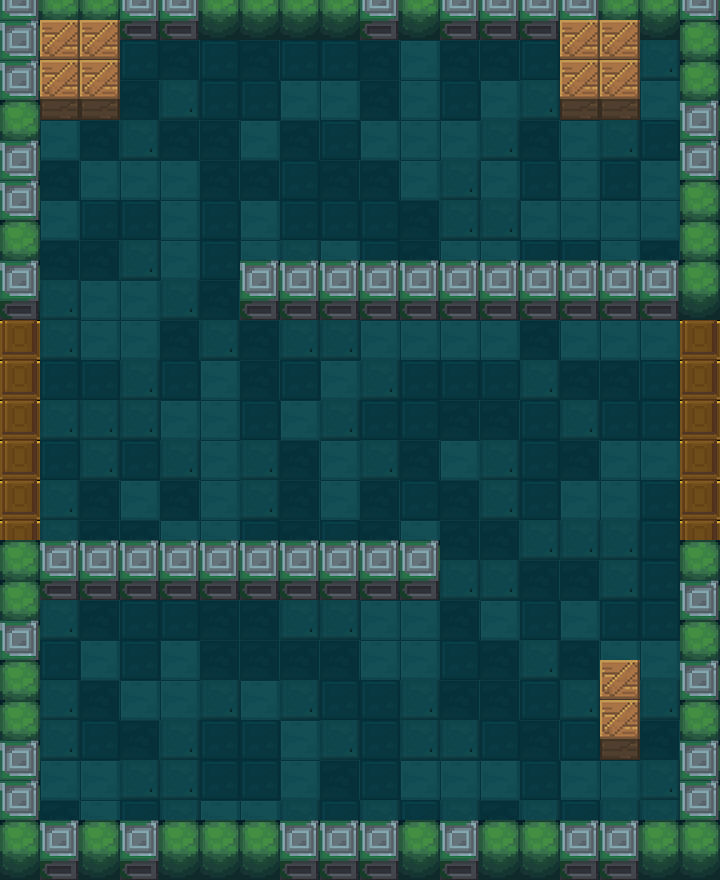

This is a level from a 2D game, rendered from its Tiled map with the project's own tilesets. A one-line summary and the map file follow, with tile-layer data summarised:
An orthogonal 18x22 tile map with 40x40 px tiles, 5 tile layers (floor, exit, roomVerge, barrier, ...), 1 hidden layer not drawn, 5 tilesets.

<map version="1.0" orientation="orthogonal" renderorder="right-down" width="18" height="22" tilewidth="40" tileheight="40">
 <tileset firstgid="1" name="floor" tilewidth="40" tileheight="40">
  <image source="floors.png" width="160" height="40" />
 </tileset>
 <tileset firstgid="5" name="meta" tilewidth="40" tileheight="40">
  <image source="meta_tiles.png" width="280" height="70" />
  <tile id="0">
   <properties>
    <property name="Collidable" value="true" />
   </properties>
  </tile>
 </tileset>
 <tileset firstgid="12" name="roomVerge" tilewidth="40" tileheight="60">
  <image source="1.png" width="80" height="60" />
 </tileset>
 <tileset firstgid="14" name="exit" tilewidth="40" tileheight="40">
  <image source="上下门（关）.png" width="40" height="80" />
 </tileset>
 <tileset firstgid="16" name="box" tilewidth="40" tileheight="60">
  <image source="木箱.png" width="40" height="60" />
 </tileset>
 <layer name="Meta" width="18" height="22" visible="0">
  <data>[396 cells, 95 non-empty, 1 distinct tile ids]</data>
 </layer>
 <layer name="floor" width="18" height="22">
  <properties>
   <property name="cc_vertexz" value="-500" />
  </properties>
  <data>[396 cells, 320 non-empty, 4 distinct tile ids]</data>
 </layer>
 <layer name="exit" width="18" height="22">
  <properties>
   <property name="cc_vertexz" value="-500" />
  </properties>
  <data>[396 cells, 12 non-empty, 1 distinct tile ids]</data>
 </layer>
 <layer name="roomVerge" width="18" height="22">
  <properties>
   <property name="cc_vertexz" value="automatic" />
  </properties>
  <data>[396 cells, 64 non-empty, 2 distinct tile ids]</data>
 </layer>
 <layer name="barrier" width="18" height="22">
  <properties>
   <property name="cc_vertexz" value="automatic" />
  </properties>
  <data>[396 cells, 21 non-empty, 1 distinct tile ids]</data>
 </layer>
 <layer name="box" width="18" height="22">
  <properties>
   <property name="cc_vertexz" value="automatic" />
  </properties>
  <data>[396 cells, 10 non-empty, 1 distinct tile ids]</data>
 </layer>
</map>
